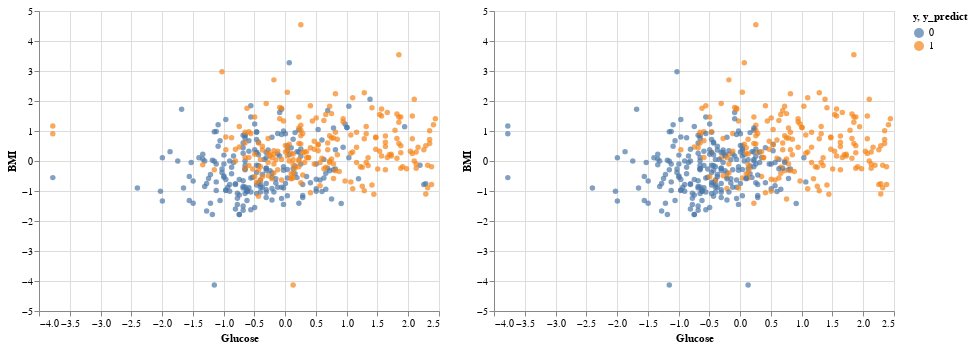

Notebook code cell kept with this figure:
### Markdown cell above
Similar to before, we will plot the prediction.

### Code cell
c1 = alt.Chart(X_train_scaled_kmeans_balanced).mark_circle().encode(
    x="Glucose",
    y="BMI",
    color="y:N",
    tooltip=["y","Glucose","BMI","Age"]
)

c2 = alt.Chart(X_train_scaled_kmeans_balanced).mark_circle().encode(
    x="Glucose",
    y="BMI",
    color="y_predict:N",
    tooltip=["y_predict","Glucose","BMI","Age"]
)

alt.hconcat(c1,c2)

### Figure 1 — Vega-Lite specification as saved in the notebook (floating-point values rounded to 4 significant figures; data arrays with more than 128 entries replaced by an {"elided": "..."} marker saying what was removed)
{"config": {"view": {"continuousWidth": 400, "continuousHeight": 300}}, "hconcat": [{"mark": "circle", "encoding": {"color": {"field": "y", "type": "nominal"}, "tooltip": [{"field": "y", "type": "quantitative"}, {"field": "Glucose", "type": "quantitative"}, {"field": "BMI", "type": "quantitative"}, {"field": "Age", "type": "quantitative"}], "x": {"field": "Glucose", "type": "quantitative"}, "y": {"field": "BMI", "type": "quantitative"}}}, {"mark": "circle", "encoding": {"color": {"field": "y_predict", "type": "nominal"}, "tooltip": [{"field": "y_predict", "type": "quantitative"}, {"field": "Glucose", "type": "quantitative"}, {"field": "BMI", "type": "quantitative"}, {"field": "Age", "type": "quantitative"}], "x": {"field": "Glucose", "type": "quantitative"}, "y": {"field": "BMI", "type": "quantitative"}}}], "data": {"name": "data-9f6357b828dc28a83a89d261e3f43a4b"}, "$schema": "https://vega.github.io/schema/vega-lite/v4.17.0.json", "datasets": {"data-9f6357b828dc28a83a89d261e3f43a4b": {"elided": "426 records"}}}
